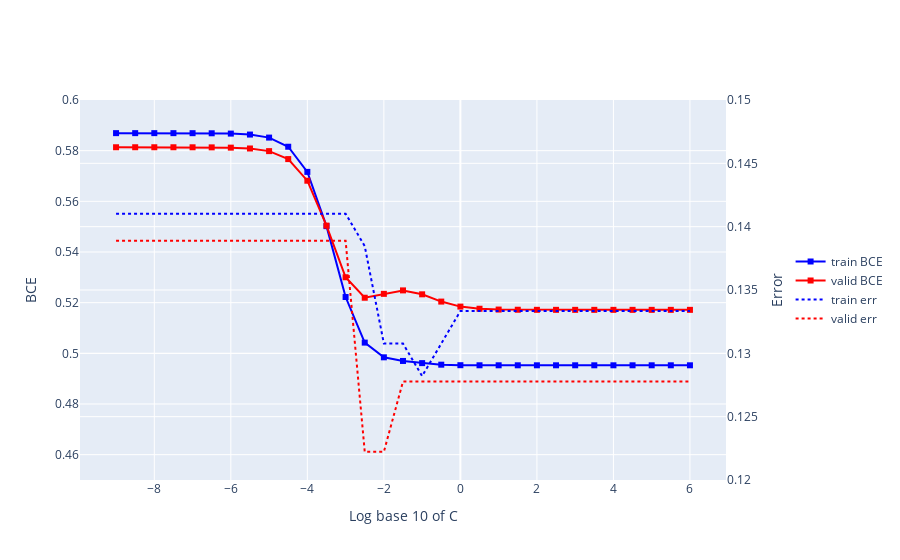

This figure's notebook cell:
### Code cell
import plotly.graph_objects as go
# Create traces
fig = go.Figure()

# Left Y axis title "BCE"
fig.add_trace(go.Scatter(x=np.log10(C_grid), y=tr_bce_list, mode='lines+markers', name='train BCE', line=dict(color='blue'), marker=dict(symbol='square')))
fig.add_trace(go.Scatter(x=np.log10(C_grid), y=va_bce_list, mode='lines+markers', name='valid BCE', line=dict(color='red'), marker=dict(symbol='square')))

# Right Y axis title "Error"
fig.add_trace(go.Scatter(x=np.log10(C_grid), y=tr_err_list, mode='lines', name='train err', line=dict(color='blue', dash='dot'), yaxis='y2'))
fig.add_trace(go.Scatter(x=np.log10(C_grid), y=va_err_list, mode='lines', name='valid err', line=dict(color='red', dash='dot'), yaxis='y2'))

# Update layout
fig.update_layout(
    yaxis=dict(title='BCE', range=[0.45, 0.6]),
    yaxis2=dict(title='Error', overlaying='y', side='right', range=[0.12, 0.15]),
    xaxis_title='Log base 10 of C',
    hovermode='x',
    legend=dict(x=1.1, y=0.5)
)


fig.show()

### Figure 1 — Plotly figure (JSON) as saved in the notebook; plotly's stock layout.template omitted (floating-point values rounded to 4 significant figures)
{"data": [{"line": {"color": "blue"}, "marker": {"symbol": "square"}, "mode": "lines+markers", "name": "train BCE", "type": "scatter", "x": [-9, -8.5, -8, -7.5, -7, -6.5, -6, -5.5, -5, -4.5, -4, -3.5, -3, -2.5, -2, -1.5, -1, -0.5, 0, 0.5, 1, 1.5, 2, 2.5, 3, 3.5, 4, 4.5, 5, 5.5, 6], "y": [0.5869, 0.5869, 0.5869, 0.5869, 0.5869, 0.5869, 0.5867, 0.5864, 0.5852, 0.5816, 0.5716, 0.5502, 0.5222, 0.5042, 0.4984, 0.497, 0.4961, 0.4955, 0.4953, 0.4953, 0.4953, 0.4953, 0.4953, 0.4953, 0.4953, 0.4953, 0.4953, 0.4953, 0.4953, 0.4953, 0.4953]}, {"line": {"color": "red"}, "marker": {"symbol": "square"}, "mode": "lines+markers", "name": "valid BCE", "type": "scatter", "x": [-9, -8.5, -8, -7.5, -7, -6.5, -6, -5.5, -5, -4.5, -4, -3.5, -3, -2.5, -2, -1.5, -1, -0.5, 0, 0.5, 1, 1.5, 2, 2.5, 3, 3.5, 4, 4.5, 5, 5.5, 6], "y": [0.5813, 0.5813, 0.5813, 0.5813, 0.5813, 0.5813, 0.5812, 0.5809, 0.5798, 0.5767, 0.5681, 0.5504, 0.53, 0.5219, 0.5235, 0.5248, 0.5233, 0.5204, 0.5184, 0.5176, 0.5173, 0.5172, 0.5172, 0.5172, 0.5172, 0.5172, 0.5172, 0.5172, 0.5172, 0.5172, 0.5172]}, {"line": {"color": "blue", "dash": "dot"}, "mode": "lines", "name": "train err", "type": "scatter", "x": [-9, -8.5, -8, -7.5, -7, -6.5, -6, -5.5, -5, -4.5, -4, -3.5, -3, -2.5, -2, -1.5, -1, -0.5, 0, 0.5, 1, 1.5, 2, 2.5, 3, 3.5, 4, 4.5, 5, 5.5, 6], "y": [0.141, 0.141, 0.141, 0.141, 0.141, 0.141, 0.141, 0.141, 0.141, 0.141, 0.141, 0.141, 0.141, 0.1385, 0.1308, 0.1308, 0.1282, 0.1308, 0.1333, 0.1333, 0.1333, 0.1333, 0.1333, 0.1333, 0.1333, 0.1333, 0.1333, 0.1333, 0.1333, 0.1333, 0.1333], "yaxis": "y2"}, {"line": {"color": "red", "dash": "dot"}, "mode": "lines", "name": "valid err", "type": "scatter", "x": [-9, -8.5, -8, -7.5, -7, -6.5, -6, -5.5, -5, -4.5, -4, -3.5, -3, -2.5, -2, -1.5, -1, -0.5, 0, 0.5, 1, 1.5, 2, 2.5, 3, 3.5, 4, 4.5, 5, 5.5, 6], "y": [0.1389, 0.1389, 0.1389, 0.1389, 0.1389, 0.1389, 0.1389, 0.1389, 0.1389, 0.1389, 0.1389, 0.1389, 0.1389, 0.1222, 0.1222, 0.1278, 0.1278, 0.1278, 0.1278, 0.1278, 0.1278, 0.1278, 0.1278, 0.1278, 0.1278, 0.1278, 0.1278, 0.1278, 0.1278, 0.1278, 0.1278], "yaxis": "y2"}], "layout": {"autosize": true, "hovermode": "x", "legend": {"x": 1.1, "y": 0.5}, "xaxis": {"autorange": true, "range": [-9.918, 6.918], "title": {"text": "Log base 10 of C"}, "type": "linear"}, "yaxis": {"range": [0.45, 0.6], "title": {"text": "BCE"}, "type": "linear"}, "yaxis2": {"overlaying": "y", "range": [0.12, 0.15], "side": "right", "title": {"text": "Error"}, "type": "linear"}}}
